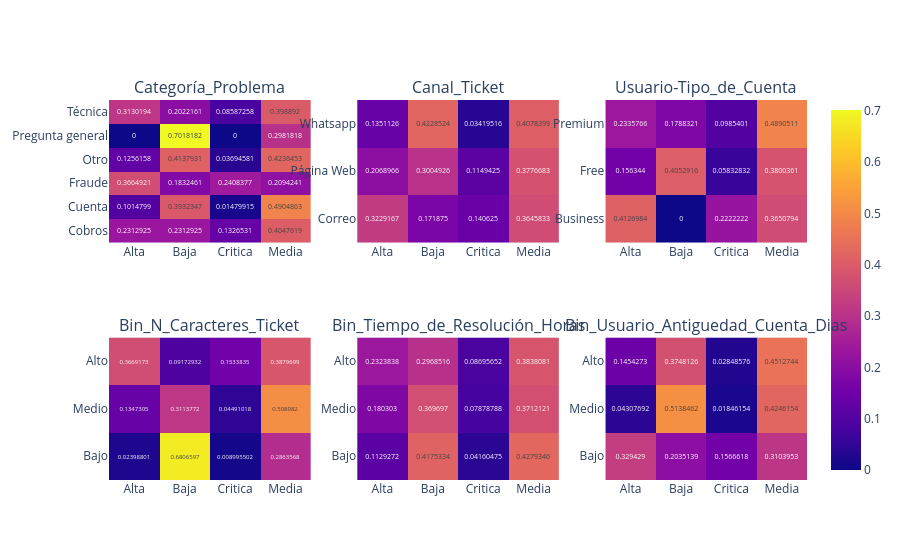

Source (notebook cell):
### Code cell
# Pregunta 5: Bins, contingencias y subplots

df_tickets["Bin_N_Caracteres_Ticket"] = pd.qcut(
    df_tickets["N_Caracteres_Ticket"], q=3, labels=["Bajo", "Medio", "Alto"]
)

df_tickets["Bin_Tiempo_de_Resolución_Horas"] = pd.qcut(
    df_tickets["Tiempo_de_Resolución_Horas"], q=3, labels=["Bajo", "Medio", "Alto"]
)

df_tickets["Bin_Usuario_Antiguedad_Cuenta_Dias"] = pd.qcut(
    df_tickets["Usuario-Antiguedad_Cuenta_Dias"], q=3, labels=["Bajo", "Medio", "Alto"]
)

variables = [
    "Categoría_Problema",
    "Canal_Ticket",
    "Usuario-Tipo_de_Cuenta",
    "Bin_N_Caracteres_Ticket",
    "Bin_Tiempo_de_Resolución_Horas",
    "Bin_Usuario_Antiguedad_Cuenta_Dias",
]

fig = make_subplots(rows=2, cols=3, subplot_titles=variables)

for i, col in enumerate(variables):
    tabla = pd.crosstab(df_tickets[col], df_tickets["Nivel_Prioridad"], normalize="index")

    heatmap = px.imshow(tabla, text_auto=True)

    fig.add_trace(heatmap.data[0], row=i // 3 + 1, col=i % 3 + 1)

fig.show()

### Figure 1 — Plotly figure (JSON) as saved in the notebook; plotly's stock layout.template omitted (floating-point values rounded to 4 significant figures)
{"data": [{"coloraxis": "coloraxis", "hovertemplate": "Nivel_Prioridad: %{x}<br>Categoría_Problema: %{y}<br>color: %{z}<extra></extra>", "name": "0", "texttemplate": "%{z}", "type": "heatmap", "x": ["Alta", "Baja", "Critica", "Media"], "xaxis": "x", "y": ["Cobros", "Cuenta", "Fraude", "Otro", "Pregunta general", "Técnica"], "yaxis": "y", "z": [[0.2313, 0.2313, 0.1327, 0.4048], [0.1015, 0.3932, 0.0148, 0.4905], [0.3665, 0.1832, 0.2408, 0.2094], [0.1256, 0.4138, 0.03695, 0.4236], [0.0, 0.7018, 0.0, 0.2982], [0.313, 0.2022, 0.08587, 0.3989]]}, {"coloraxis": "coloraxis", "hovertemplate": "Nivel_Prioridad: %{x}<br>Canal_Ticket: %{y}<br>color: %{z}<extra></extra>", "name": "0", "texttemplate": "%{z}", "type": "heatmap", "x": ["Alta", "Baja", "Critica", "Media"], "xaxis": "x2", "y": ["Correo", "Página Web", "Whatsapp"], "yaxis": "y2", "z": [[0.3229, 0.1719, 0.1406, 0.3646], [0.2069, 0.3005, 0.1149, 0.3777], [0.1351, 0.4229, 0.0342, 0.4078]]}, {"coloraxis": "coloraxis", "hovertemplate": "Nivel_Prioridad: %{x}<br>Usuario-Tipo_de_Cuenta: %{y}<br>color: %{z}<extra></extra>", "name": "0", "texttemplate": "%{z}", "type": "heatmap", "x": ["Alta", "Baja", "Critica", "Media"], "xaxis": "x3", "y": ["Business", "Free", "Premium"], "yaxis": "y3", "z": [[0.4127, 0.0, 0.2222, 0.3651], [0.1563, 0.4053, 0.05833, 0.38], [0.2336, 0.1788, 0.09854, 0.4891]]}, {"coloraxis": "coloraxis", "hovertemplate": "Nivel_Prioridad: %{x}<br>Bin_N_Caracteres_Ticket: %{y}<br>color: %{z}<extra></extra>", "name": "0", "texttemplate": "%{z}", "type": "heatmap", "x": ["Alta", "Baja", "Critica", "Media"], "xaxis": "x4", "y": ["Bajo", "Medio", "Alto"], "yaxis": "y4", "z": [[0.02399, 0.6807, 0.008996, 0.2864], [0.1347, 0.3114, 0.04491, 0.509], [0.3669, 0.09173, 0.1534, 0.388]]}, {"coloraxis": "coloraxis", "hovertemplate": "Nivel_Prioridad: %{x}<br>Bin_Tiempo_de_Resolución_Horas: %{y}<br>color: %{z}<extra></extra>", "name": "0", "texttemplate": "%{z}", "type": "heatmap", "x": ["Alta", "Baja", "Critica", "Media"], "xaxis": "x5", "y": ["Bajo", "Medio", "Alto"], "yaxis": "y5", "z": [[0.1129, 0.4175, 0.0416, 0.4279], [0.1803, 0.3697, 0.07879, 0.3712], [0.2324, 0.2969, 0.08696, 0.3838]]}, {"coloraxis": "coloraxis", "hovertemplate": "Nivel_Prioridad: %{x}<br>Bin_Usuario_Antiguedad_Cuenta_Dias: %{y}<br>color: %{z}<extra></extra>", "name": "0", "texttemplate": "%{z}", "type": "heatmap", "x": ["Alta", "Baja", "Critica", "Media"], "xaxis": "x6", "y": ["Bajo", "Medio", "Alto"], "yaxis": "y6", "z": [[0.3294, 0.2035, 0.1567, 0.3104], [0.04308, 0.5138, 0.01846, 0.4246], [0.1454, 0.3748, 0.02849, 0.4513]]}], "layout": {"annotations": [{"font": {"size": 16}, "showarrow": false, "text": "Categoría_Problema", "x": 0.1444, "xanchor": "center", "xref": "paper", "y": 1, "yanchor": "bottom", "yref": "paper"}, {"font": {"size": 16}, "showarrow": false, "text": "Canal_Ticket", "x": 0.5, "xanchor": "center", "xref": "paper", "y": 1, "yanchor": "bottom", "yref": "paper"}, {"font": {"size": 16}, "showarrow": false, "text": "Usuario-Tipo_de_Cuenta", "x": 0.8556, "xanchor": "center", "xref": "paper", "y": 1, "yanchor": "bottom", "yref": "paper"}, {"font": {"size": 16}, "showarrow": false, "text": "Bin_N_Caracteres_Ticket", "x": 0.1444, "xanchor": "center", "xref": "paper", "y": 0.375, "yanchor": "bottom", "yref": "paper"}, {"font": {"size": 16}, "showarrow": false, "text": "Bin_Tiempo_de_Resolución_Horas", "x": 0.5, "xanchor": "center", "xref": "paper", "y": 0.375, "yanchor": "bottom", "yref": "paper"}, {"font": {"size": 16}, "showarrow": false, "text": "Bin_Usuario_Antiguedad_Cuenta_Dias", "x": 0.8556, "xanchor": "center", "xref": "paper", "y": 0.375, "yanchor": "bottom", "yref": "paper"}], "xaxis": {"anchor": "y", "domain": [0, 0.2889]}, "xaxis2": {"anchor": "y2", "domain": [0.3556, 0.6444]}, "xaxis3": {"anchor": "y3", "domain": [0.7111, 1]}, "xaxis4": {"anchor": "y4", "domain": [0, 0.2889]}, "xaxis5": {"anchor": "y5", "domain": [0.3556, 0.6444]}, "xaxis6": {"anchor": "y6", "domain": [0.7111, 1]}, "yaxis": {"anchor": "x", "domain": [0.625, 1]}, "yaxis2": {"anchor": "x2", "domain": [0.625, 1]}, "yaxis3": {"anchor": "x3", "domain": [0.625, 1]}, "yaxis4": {"anchor": "x4", "domain": [0, 0.375]}, "yaxis5": {"anchor": "x5", "domain": [0, 0.375]}, "yaxis6": {"anchor": "x6", "domain": [0, 0.375]}}}
